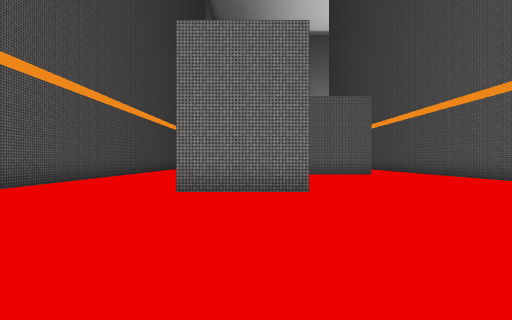
View 1 (above)

17 first-person views from a walk through a Unity game level. The camera is 1.2 m above the floor, looks level and sees 85° across. The floor is counted in squares, 2 m on a side. Each view is taken from the middle of a square. On the plan, view 1 faces up. The plan holds only what a view shows up to about 9 squares ahead; the rest is blank. The place goes on beyond the plan. The player is left out.

View 2
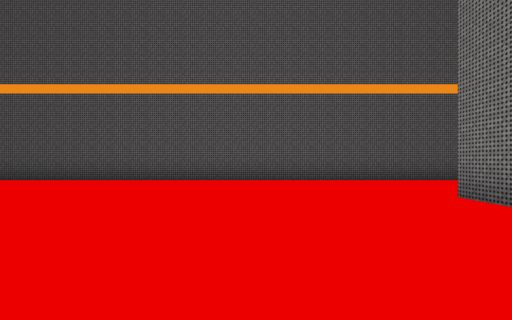

View 3
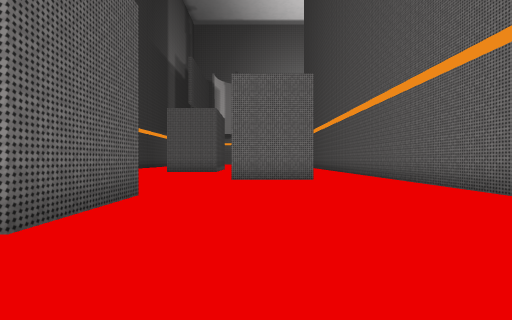

View 4
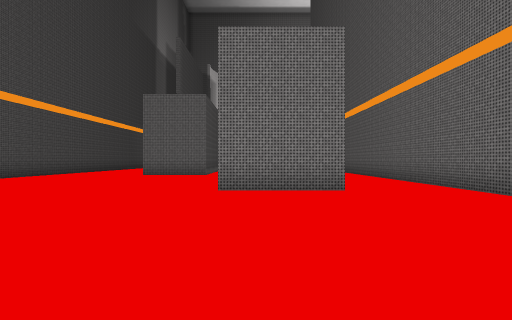

View 5
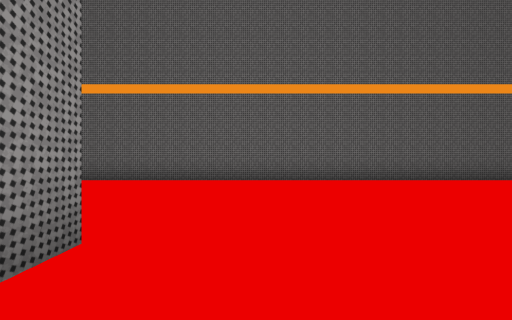

View 6
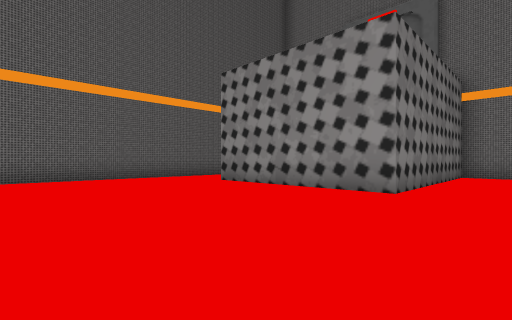

View 7
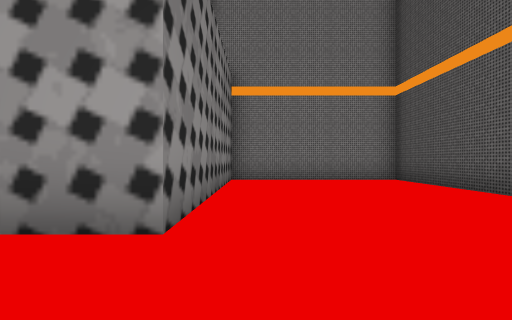

View 8
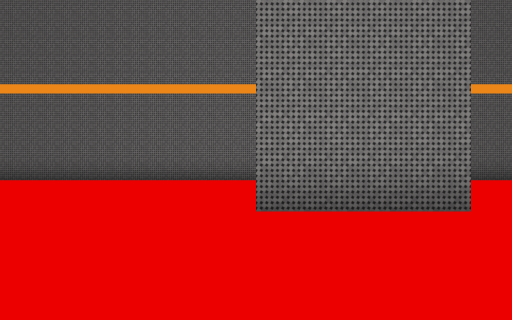

View 9
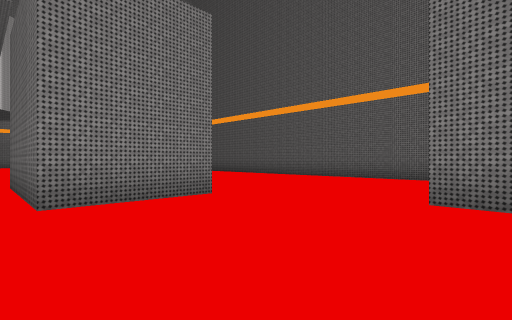

View 10
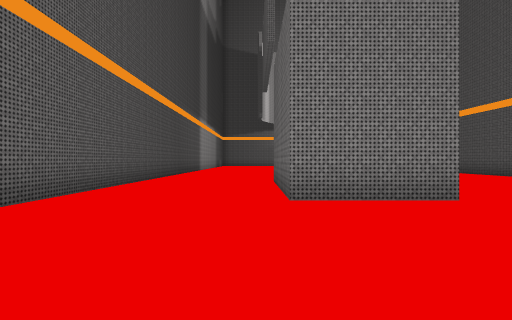

View 11
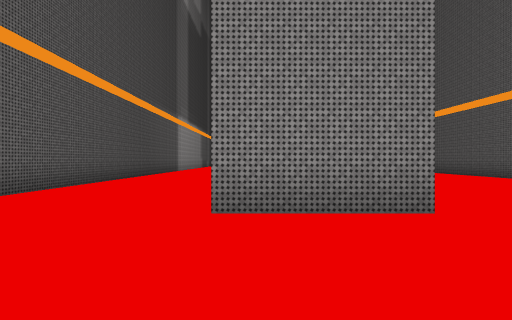

View 12
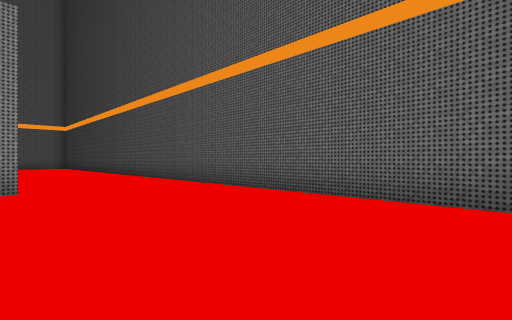

View 13
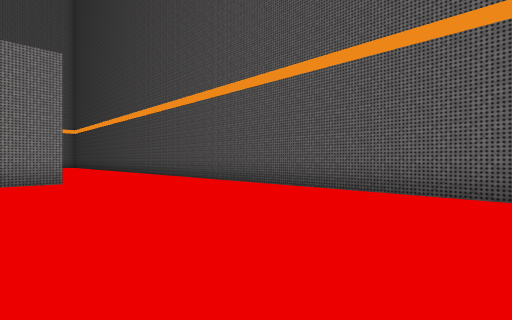

View 14
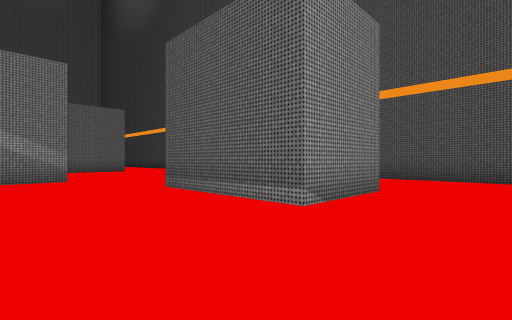

View 15
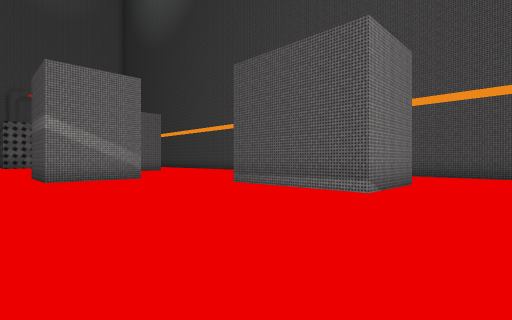

View 16
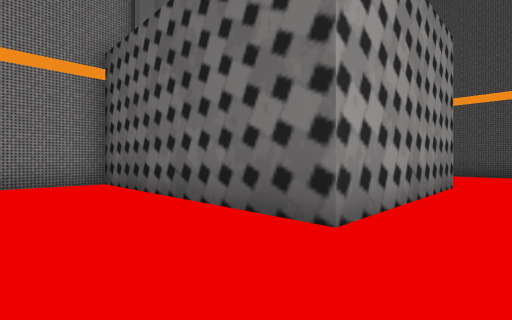

View 17
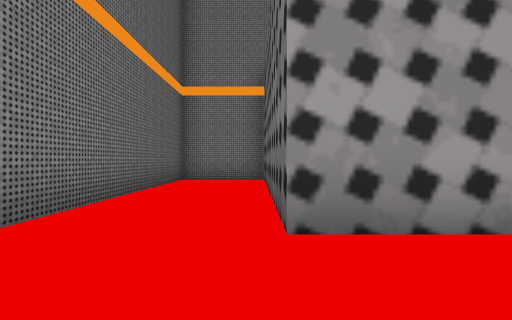

### Floor plan
Points are (right, up) in squares from view 1. A wall is a line through its corners. A room is listed if a view was taken in it or the views show most of it. See-through windows are left out.
Room 1 (views 1, 2, 3, 4, 5, 6, 7, 8, 9, 10, 11, 12, 13, 14, 15, 16, 17)
walls: (1, 7.8) (1, 5.2) (-1.5, 5.2); (-1.5, 7.8) (-0.2, 7.8); (2.3, 11.5) (2.3, 14) (4.7, 14) (4.7, 11.5) (2.3, 11.5); (1, 17.1) (-1.5, 17.1) (-1.5, 20.9) (1, 20.9) (1, 17.1); (-5.3, 23) (-5.3, -8.5) (-0.3, -8.5) (-0.3, -2.3) (4.7, -2.3) (4.7, -8.5) (7.3, -8.5) (7.3, 21.6)

Positions as (right, up) in squares from view 1, and headings:
1: (0, 0), facing up
2: (3, 2), facing left
3: (3, 3), facing up
4: (3, 6), facing up
5: (-1, 4), facing right
6: (-2, 3), facing down-right
7: (-1, 0), facing down
8: (-1, 14), facing right
9: (-2, 13), facing up-right
10: (-2, 13), facing up
11: (-1, 14), facing up
12: (-1, 14), facing down-left
13: (0, 16), facing down-left
14: (4, 23), facing down-left
15: (6, 23), facing down-left
16: (7, -1), facing down-left
17: (5, 0), facing down
